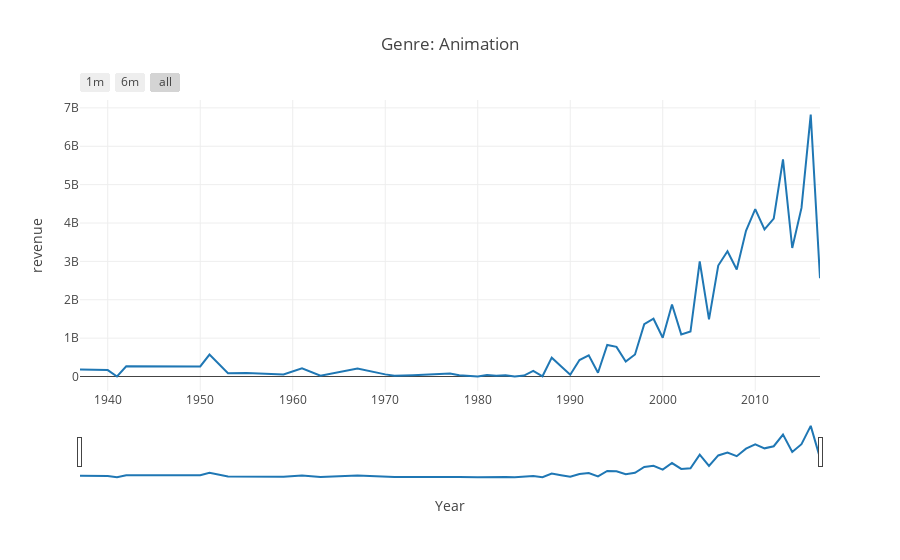
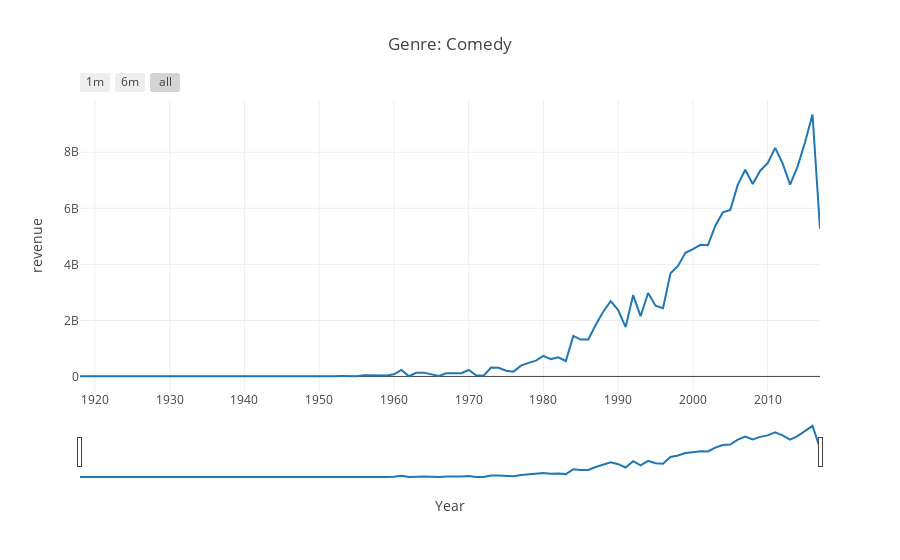
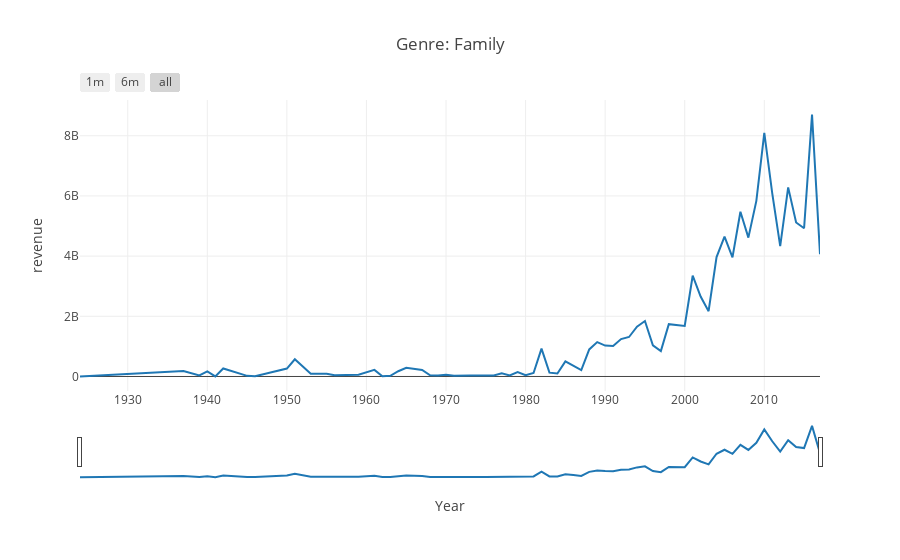
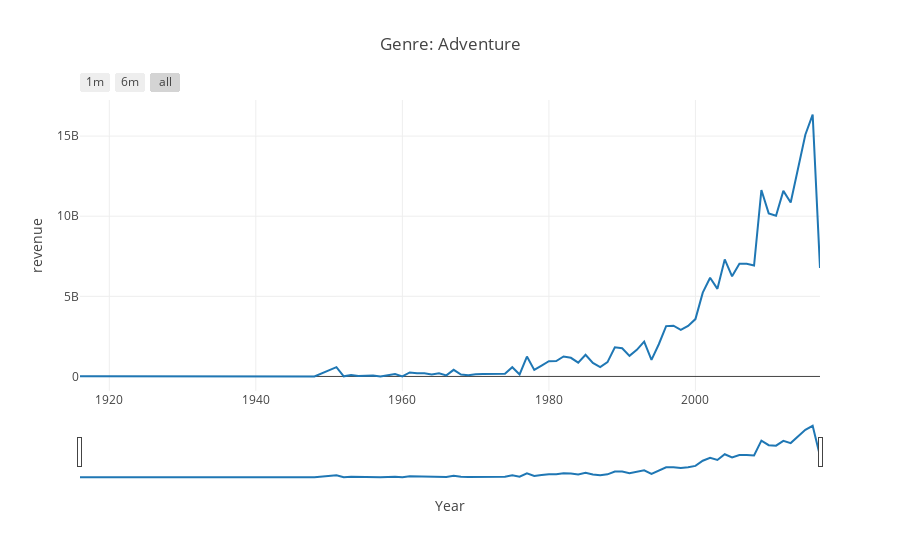

Notebook cell for these charts, in order:
### Code cell
PS = nltk.stem.PorterStemmer()

off.init_notebook_mode(connected=True)
keywords = pd.read_csv('keywords.csv')
meta = pd.read_csv('movies_metadata.csv')
ratings = pd.read_csv('ratings_small.csv')
# credit = pd.read_csv('credits.csv')

ratings = ratings.rename(columns={'movieId':'id'})
#Convert IDs to numeric from string
meta = meta[meta.status=="Released"]
meta = meta[meta.revenue!=0]
meta = meta[meta.budget!=0]
meta.id = pd.to_numeric(meta.id,errors="coerce")
meta = meta.dropna(subset=["id"])
meta.release_date=pd.to_datetime(meta.release_date, format = '%Y-%m-%d', errors="coerce")
meta = meta.dropna(subset=["release_date"])
meta = meta.drop_duplicates(subset=['id'])
meta = meta.drop(['homepage','poster_path','production_countries','video','spoken_languages','original_title'], axis =1)
keywords = keywords[keywords.keywords!="[]"]
keywords = keywords.drop_duplicates(subset=['id'])
meta = pd.merge(meta,
                 keywords,
                 on='id',how='left')

tab_info=pd.DataFrame(meta.dtypes).T.rename(index={0:'column type'})
tab_info=tab_info.append(pd.DataFrame(meta.isnull().sum()).T.rename(index={0:'null values'}))
tab_info=tab_info.append(pd.DataFrame(meta.isnull().sum()/meta.shape[0]*100).T.
                         rename(index={0:'null values (%)'}))


meta.popularity = pd.to_numeric(meta.popularity, errors='coerce')
tasks = ['genres','production_companies','keywords']

def count_word(df, ref_col, liste):
    keyword_count = dict()
    for s in liste: keyword_count[s] = 0
    for liste_keywords in df[ref_col]:        
        if type(liste_keywords) == float and pd.isnull(liste_keywords): continue        
        for s in [s for s in liste_keywords if s in liste]: 
            if pd.notnull(s): keyword_count[s] += 1
    # convert the dictionary in a list to sort the keywords by frequency
    keyword_occurences = []
    for k,v in keyword_count.items():
        keyword_occurences.append([k,v])
    keyword_occurences.sort(key = lambda x:x[1], reverse = True)
    return keyword_occurences, keyword_count

def convert(task):
    temp_dict = dict()
    temp_arr = []
    temp_series = meta[task]
    for item in temp_series:
        if type(item) != type(str()):
            continue
        t = literal_eval(item)
        if type(t)!=type([]):
            continue
        temp =[]
        for i in t:
            temp.append(i['name'])
            if str(i['name']) not in temp_dict.keys():
                temp_dict[str(i['name'])] = 1
            else:
                temp_dict[str(i['name'])]+=1
        temp_arr.append(temp)
    meta[task]=pd.Series(temp_arr)
    return temp_dict

def replacement_df_keywords(df, dict_repl, roots = False):
    df_new = df.copy(deep = True)
    for index, row in df_new.iterrows():
        chain = row['keywords']
        if type(chain) == type(0.0) : continue
        temp = []
        for s in chain: 
            key = PS.stem(s) if roots else s
            if key in dict_repl.keys():
                temp.append(dict_repl[key])
            else:
                temp.append(s)       
        df_new.set_value(index, 'keywords', temp)
    return df_new

def keywords_inventory(dataframe, column = 'keywords'):
    keywords_roots  = dict()  # collect the words / root
    keywords_select = dict()  # association: root <-> keyword
    category_keys = []
    icount = 0
    for s in dataframe[column]:
        if type(s) == type(0.0) : continue
        for t in s:
            t = t.lower() 
            root = PS.stem(t)
            if root in keywords_roots:                
                keywords_roots[root].add(t)
            else:
                keywords_roots[root] = {t}
    for s in keywords_roots.keys():
        if len(keywords_roots[s]) > 1:  
            min_length = 1000
            for k in keywords_roots[s]:
                if len(k) < min_length:
                    key = k ; min_length = len(k)            
            category_keys.append(key)
            keywords_select[s] = key
        else:
            category_keys.append(list(keywords_roots[s])[0])
            keywords_select[s] = list(keywords_roots[s])[0]
                   
    print("No of keywords in variable '{}': {}".format(column,len(category_keys)))
    return category_keys, keywords_roots, keywords_select


def get_synonyms(word_key):
    lemma = set()
    for ss in wordnet.synsets(word_key):
        for w in ss.lemma_names():
            index = ss.name().find('.')+1
            if ss.name()[index] == 'n': lemma.add(w.lower().replace('_',' '))
    return lemma   

def test_keyword(word, key_count, threshold):
    return (False , True)[key_count.get(word, 0) >= threshold]

def genre_transform():
    temp_dict = dict()
    for index,row in meta.iterrows():
        movies_list.append(tuple([row.release_date.year,row.revenue]))
        for i in row.genres:
            if str(i) not in temp_dict.keys():
                temp_dict[str(i)] = [tuple([row.release_date.year,row.revenue])]
            else:
                temp_dict[str(i)].append(tuple([row.release_date.year,row.revenue]))
    return temp_dict

genre_dict = convert(tasks[0])
prodcomp_dict = convert(tasks[1])
convert(tasks[2])

df_2 = meta


keywords_dat, keywords_roots, keywords_select = keywords_inventory(df_2 ,
                                                               column = 'keywords')

df_keywords_cleaned = replacement_df_keywords(df_2, keywords_select,
                                               roots = True)

keyword_occurences, keywords_count = count_word(df_keywords_cleaned,'keywords',keywords_dat)



keyword_occurences.sort(key = lambda x:x[1], reverse = False)
key_count = dict()
for s in keyword_occurences:
    key_count[s[0]] = s[1]

repl_word = dict()
icount = 0
for index, [word, nb_apparitions] in enumerate(keyword_occurences):
    if nb_apparitions > 5: continue  
    lemma = get_synonyms(word)
    if len(lemma) == 0: continue  
    word_list = [(s, key_count[s]) for s in lemma 
                  if test_keyword(s, key_count, key_count[word])]
    word_list.sort(key = lambda x:(x[1],x[0]), reverse = True)    
    if len(word_list) <= 1: continue     
    if word == word_list[0][0]: continue
    repl_word[word] = word_list[0][0]

for key, value in repl_word.items():
    if value in repl_word.keys():
        repl_word[key] = repl_word[value]    
        
df_keywords_synonyms = replacement_df_keywords(df_keywords_cleaned, repl_word, roots = False)   

keywords_dat, keywords_roots, keywords_select = keywords_inventory(df_keywords_synonyms, column = 'keywords')

new_keyword_occurences, keywords_count = count_word(df_keywords_synonyms,
                                                    'keywords',keywords_dat)

movies_list = []

genre_plot_dict = genre_transform()

for key,value in genre_plot_dict.items():
    x,y = zip(*sorted(value))
    data = [dict(
      type = 'scatter',
      x = x,
      y = y,
      transforms = [dict(
        type = 'aggregate',
        groups = x,
        aggregations = [dict(
            target = 'y', func = 'sum', enabled = True),
        ]
      )]
    )]
    layout = dict(
        title='Genre: '+key,
        xaxis=dict(
            rangeselector=dict(
                buttons=list([
                    dict(count=1,
                         label='1m',
                         step='month',
                         stepmode='backward'),
                    dict(count=6,
                         label='6m',
                         step='month',
                         stepmode='backward'),
                    dict(step='all')
                ])
            ),
            rangeslider=dict(
                visible = True
            ),
            type='date',
            title = 'Year'
        ),
        yaxis = dict(title='revenue')
            
    )
    #change to iplot in jupyter notebook
    off.iplot({
        "data": data,
        "layout": layout
    }, validate= False)
    
x,y = zip(*sorted(movies_list))
data = [dict(
      type = 'scatter',
      x = x,
      y = y,
      transforms = [dict(
        type = 'aggregate',
        groups = x,
        aggregations = [dict(
            target = 'y', func = 'count', enabled = True),
        ]
      )]
    )]
layout = dict(
    title='Number of movies released across the years',
    xaxis=dict(
        rangeselector=dict(
            buttons=list([
                dict(count=1,
                     label='1m',
                     step='month',
                     stepmode='backward'),
                dict(count=6,
                     label='6m',
                     step='month',
                     stepmode='backward'),
                dict(step='all')
            ])
        ),
        rangeslider=dict(
            visible = True
        ),
        type='date',
        title = 'Year'
    ),
    yaxis = dict(title='number of movies')
        
)
#change to iplot in jupyter notebook
off.iplot({
    "data": data,
    "layout": layout
}, validate= False)


def convert_key():
    temp = ""
    temp_series = df_keywords_synonyms['keywords']
    for item in temp_series:
        if type(item)!=type([]):
            continue
        for i in item:
            temp = temp + i
    return temp
pd.set_option('display.max_colwidth', 50)

### Figure 1 — Plotly figure (JSON) as saved in the notebook; plotly's stock layout.template omitted (floating-point values rounded to 4 significant figures; data arrays with more than 128 entries replaced by an {"elided": "..."} marker saying what was removed)
{"data": [{"transforms": [{"aggregations": [{"enabled": true, "func": "sum", "target": "y"}], "groups": {"elided": "381 int values"}, "type": "aggregate"}], "type": "scatter", "x": {"elided": "381 int values"}, "y": {"elided": "381 int values"}}], "layout": {"title": "Genre: Animation", "xaxis": {"rangeselector": {"buttons": [{"count": 1, "label": "1m", "step": "month", "stepmode": "backward"}, {"count": 6, "label": "6m", "step": "month", "stepmode": "backward"}, {"step": "all"}]}, "rangeslider": {"visible": true}, "title": "Year", "type": "date"}, "yaxis": {"title": "revenue"}}}

### Figure 2 — Plotly figure (JSON) as saved in the notebook; plotly's stock layout.template omitted (floating-point values rounded to 4 significant figures; data arrays with more than 128 entries replaced by an {"elided": "..."} marker saying what was removed)
{"data": [{"transforms": [{"aggregations": [{"enabled": true, "func": "sum", "target": "y"}], "groups": {"elided": "2603 int values"}, "type": "aggregate"}], "type": "scatter", "x": {"elided": "2603 int values"}, "y": {"elided": "2603 int values"}}], "layout": {"title": "Genre: Comedy", "xaxis": {"rangeselector": {"buttons": [{"count": 1, "label": "1m", "step": "month", "stepmode": "backward"}, {"count": 6, "label": "6m", "step": "month", "stepmode": "backward"}, {"step": "all"}]}, "rangeslider": {"visible": true}, "title": "Year", "type": "date"}, "yaxis": {"title": "revenue"}}}

### Figure 3 — Plotly figure (JSON) as saved in the notebook; plotly's stock layout.template omitted (floating-point values rounded to 4 significant figures; data arrays with more than 128 entries replaced by an {"elided": "..."} marker saying what was removed)
{"data": [{"transforms": [{"aggregations": [{"enabled": true, "func": "sum", "target": "y"}], "groups": {"elided": "673 int values"}, "type": "aggregate"}], "type": "scatter", "x": {"elided": "673 int values"}, "y": {"elided": "673 int values"}}], "layout": {"title": "Genre: Family", "xaxis": {"rangeselector": {"buttons": [{"count": 1, "label": "1m", "step": "month", "stepmode": "backward"}, {"count": 6, "label": "6m", "step": "month", "stepmode": "backward"}, {"step": "all"}]}, "rangeslider": {"visible": true}, "title": "Year", "type": "date"}, "yaxis": {"title": "revenue"}}}

### Figure 4 — Plotly figure (JSON) as saved in the notebook; plotly's stock layout.template omitted (floating-point values rounded to 4 significant figures; data arrays with more than 128 entries replaced by an {"elided": "..."} marker saying what was removed)
{"data": [{"transforms": [{"aggregations": [{"enabled": true, "func": "sum", "target": "y"}], "groups": {"elided": "1116 int values"}, "type": "aggregate"}], "type": "scatter", "x": {"elided": "1116 int values"}, "y": {"elided": "1116 int values"}}], "layout": {"title": "Genre: Adventure", "xaxis": {"rangeselector": {"buttons": [{"count": 1, "label": "1m", "step": "month", "stepmode": "backward"}, {"count": 6, "label": "6m", "step": "month", "stepmode": "backward"}, {"step": "all"}]}, "rangeslider": {"visible": true}, "title": "Year", "type": "date"}, "yaxis": {"title": "revenue"}}}
